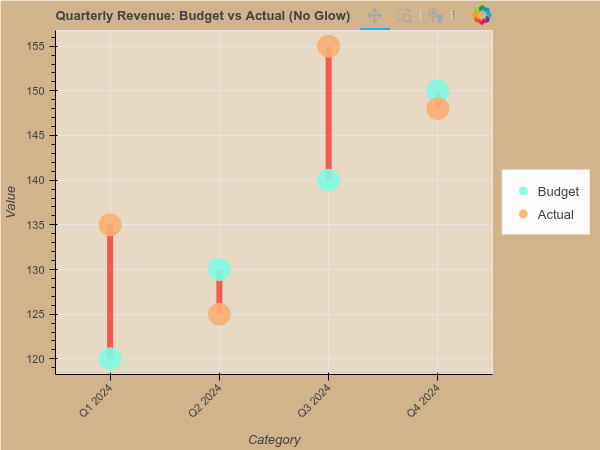

Source code (Python):
from bokeh_rocks import dumbbell_plot, show, save_plot

revenue_data = [
    {'quarter': 'Q1 2024', 'budget': 120, 'actual': 135},
    {'quarter': 'Q2 2024', 'budget': 130, 'actual': 125},
    {'quarter': 'Q3 2024', 'budget': 140, 'actual': 155},
    {'quarter': 'Q4 2024', 'budget': 150, 'actual': 148},
]

p4 = dumbbell_plot(
    data=revenue_data,
    start_col='budget',
    end_col='actual',
    category_col='quarter',
    orientation='vertical',
    title='Quarterly Revenue: Budget vs Actual (No Glow)',
    start_label='Budget',
    end_label='Actual',
    start_color='#81fce3',
    end_color='#f7b072',
    width=600,
    height=450,
    glow=False,
    line_width=6,
    line_color='red',
    point_size=22
)
p4.background_fill_color = 'tan'
p4.background_fill_alpha = 0.5
p4.border_fill_color = 'tan'
show(p4)
save_plot(p4, "dumbbell_04")
